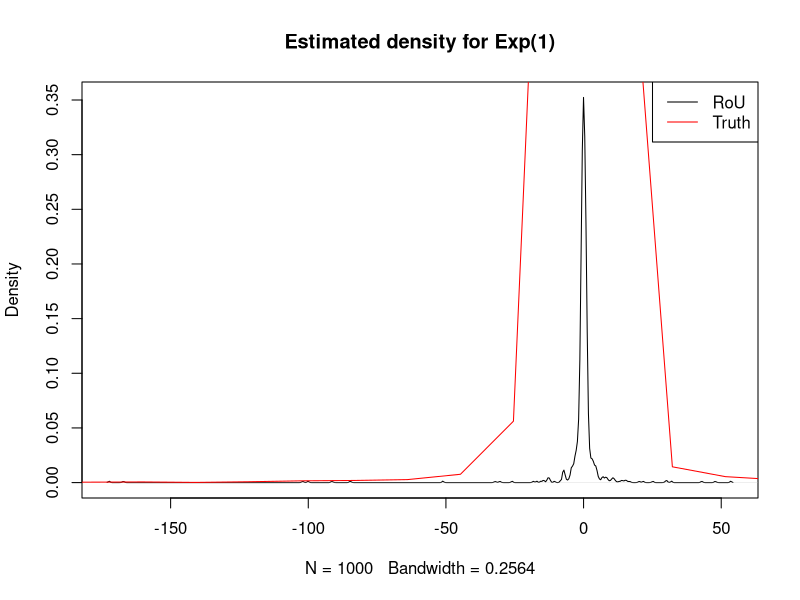
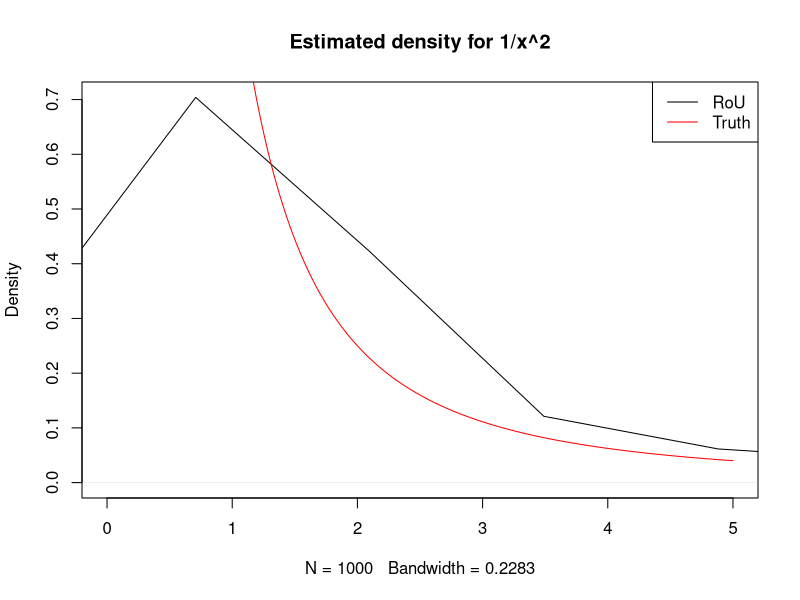

Reproduce these figures in R, in order.
####### Standard Cauchy ROU #####

a <- 1/sqrt(pi)
b <- (-1/sqrt(2*pi))
c <- (1/sqrt(2*pi))

draw_rect <- function(a,b,c){
  U1 <- a*runif(1)
  U2 <- b+(c-b)*runif(1)
  return(c(U1,U2))
}

sqrt.C <- function(x){
  y <- sqrt(1/(pi*(1+x^2)))
  return(y)
}

N <- 1e3  # number of sample required
counter <- 0
n<- 0
samp <- numeric(N)
while(n<N){
  prop <- draw_rect(a,b,c)
  u <- prop[1]
  v <- prop[2]
  if(u <= sqrt.C(v/u)){
    n<- n+1
    samp[n]<- v/u
    }
}

samp[1:5]

plot(density(samp),main="Estimated density for Exp(1)")
lines(density(rcauchy(1e4,location = 0,scale=1)), col = "red")
legend("topright", col = c("black", "red"), lty = 1, legend = c("RoU", "Truth"))

################################
### ROU of f(x)=1/x^2  x>0 #####
################################
a <- 1
b <- 0
c <- 1

draw_rect <- function(a,b,c){
  U1 <- a*runif(1)
  U2 <- b+(c-b)*runif(1)
  return(c(U1,U2))
}

sqrt.f <- function(x){1/x
}

N <- 1e3  # number of sample required
counter <- 0
n<- 0
samp <- numeric(N)
while(n<N){
  prop <- draw_rect(a,b,c)
  u <- prop[1]
  v <- prop[2]
  if(u <= sqrt.f(v/u)){
    n<- n+1
    samp[n]<- v/u
  }
}

samp[1:5]

x<- seq(0.00001,5,length=1e3)
f <- 1/x^2
plot(density(samp),main="Estimated density for 1/x^2",xlim=c(0,5))
lines(x,f, col = "red",xlim=c(0,5))
legend("topright", col = c("black", "red"), lty = 1, legend = c("RoU", "Truth"))



